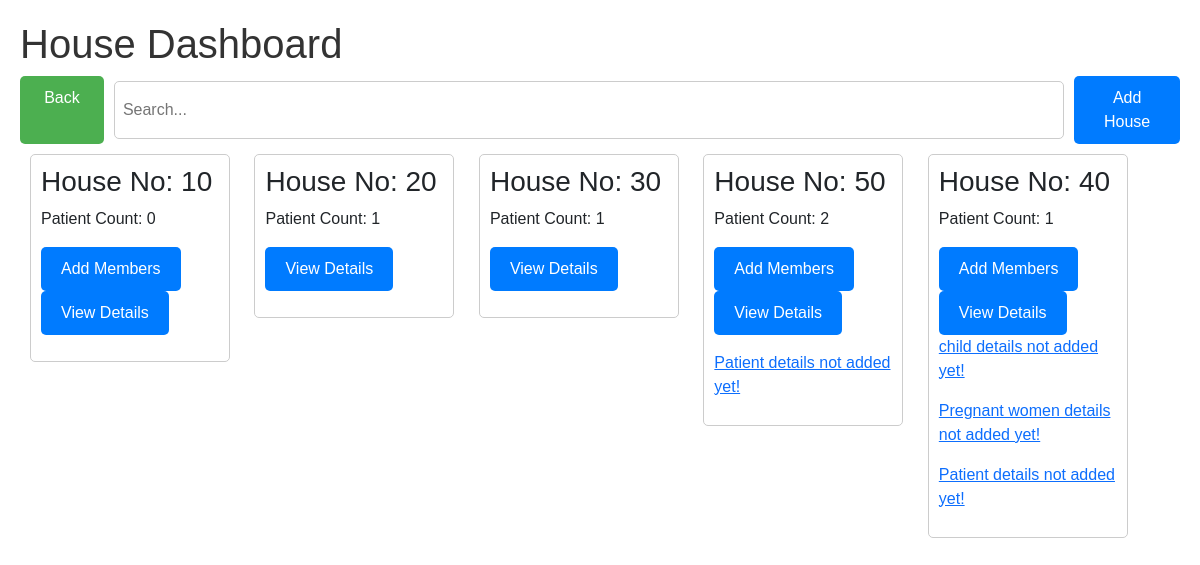
/house_hold (signed in), run on an earlier commit of the app's database.
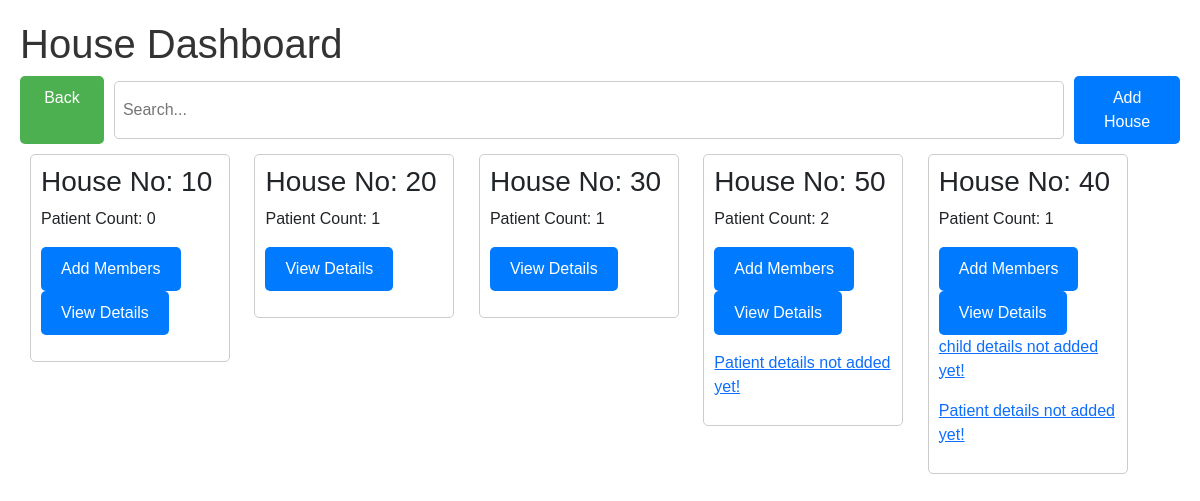
And on a later commit of the database.
### ashaease/models.py (models this page shows)
class House(models.Model):
    user = models.ForeignKey(User, on_delete=models.CASCADE, related_name="houses")
    house_no = models.CharField(max_length=20)
    house_address = models.TextField()
    no_of_members = models.IntegerField(default=0)
    added_no_of_members = models.IntegerField(default=0)
    is_no_of_members_added = models.BooleanField(default=False)
    child_onboard = models.BooleanField(default=False)
    child_cound = models.IntegerField(default=0)
    added_child_cound = models.IntegerField(default=0)
    is_child_added = models.BooleanField(default=False)
    pregnant_onboard = models.BooleanField(default=False)
    pregnant_cound = models.IntegerField(default=0)
    added_pregnant_cound = models.IntegerField(default=0)
    is_pregnant_added = models.BooleanField(default=False)
    patients_onboard = models.BooleanField(default=False)
    patients_cound = models.IntegerField(default=0)
    added_patients_cound = models.IntegerField(default=0)
    is_patients_added = models.BooleanField(default=False)

### ashaease/views.py (the view, shortened to what this page needs)
# urls.py: path('house_hold', views.house_hold, name='house_hold'),
def house_hold(request):
    house = House.objects.filter(user=request.user)
    context = {
        'house' : house
    }
    return render(request, 'household.html', context)

### ashaease/templates/household.html (shortened to what this page needs)
<!DOCTYPE html>
<html lang="en">
<head>
    <link rel="stylesheet" href="https://stackpath.bootstrapcdn.com/bootstrap/5.3.0/css/bootstrap.min.css">
</head>
<body>
    <div class="dashboard">
        <h1>House Dashboard</h1>
        <div style="display: flex;">
            <a class="btn" href="home" style="margin-right: 10px;">Back</a>
            <input type="text" id="searchInput" placeholder="Search..." style="margin-right: 10px;">
            <button id="addHouseButton" onclick="toggleAddHouseForm()">Add House</button>
        </div>
        <div id="cardContainer">
            {% for i in house %}
            <div class="card">
                <h3>House No: {{ i.house_no }}</h3>
                <p>Patient Count: {{ i.patients_cound }}</p>
                {% if i.is_no_of_members_added == False %}
                <form method="post" action="add_member_request">
                    <button type="submit">Add Members</button>
                </form>
                {% endif %}
                <form method="post" action="house_details">
                    <button type="submit">View Details</button>
                </form>
                <p>{% if i.is_child_added == False and i.child_cound != 0 %} <a href="children">child details not added yet!</a> {% endif %}</p>
                <p>{% if i.is_pregnant_added == False and i.pregnant_cound != 0 %} <a href="pregnant">Pregnant women details not added yet!</a> {% endif %}</p>
                <p>{% if i.is_patients_added == False and i.patients_cound != 0 %} <a href="patient">Patient details not added yet!</a> {% endif %}</p>
            </div>
            {% endfor %}
        </div>
    </div>
</body>
</html>

What changed in the data, as far as the page shows it:
changed House (number 5 of 5 on the later page): no longer shows "Pregnant women details not added yet!"
